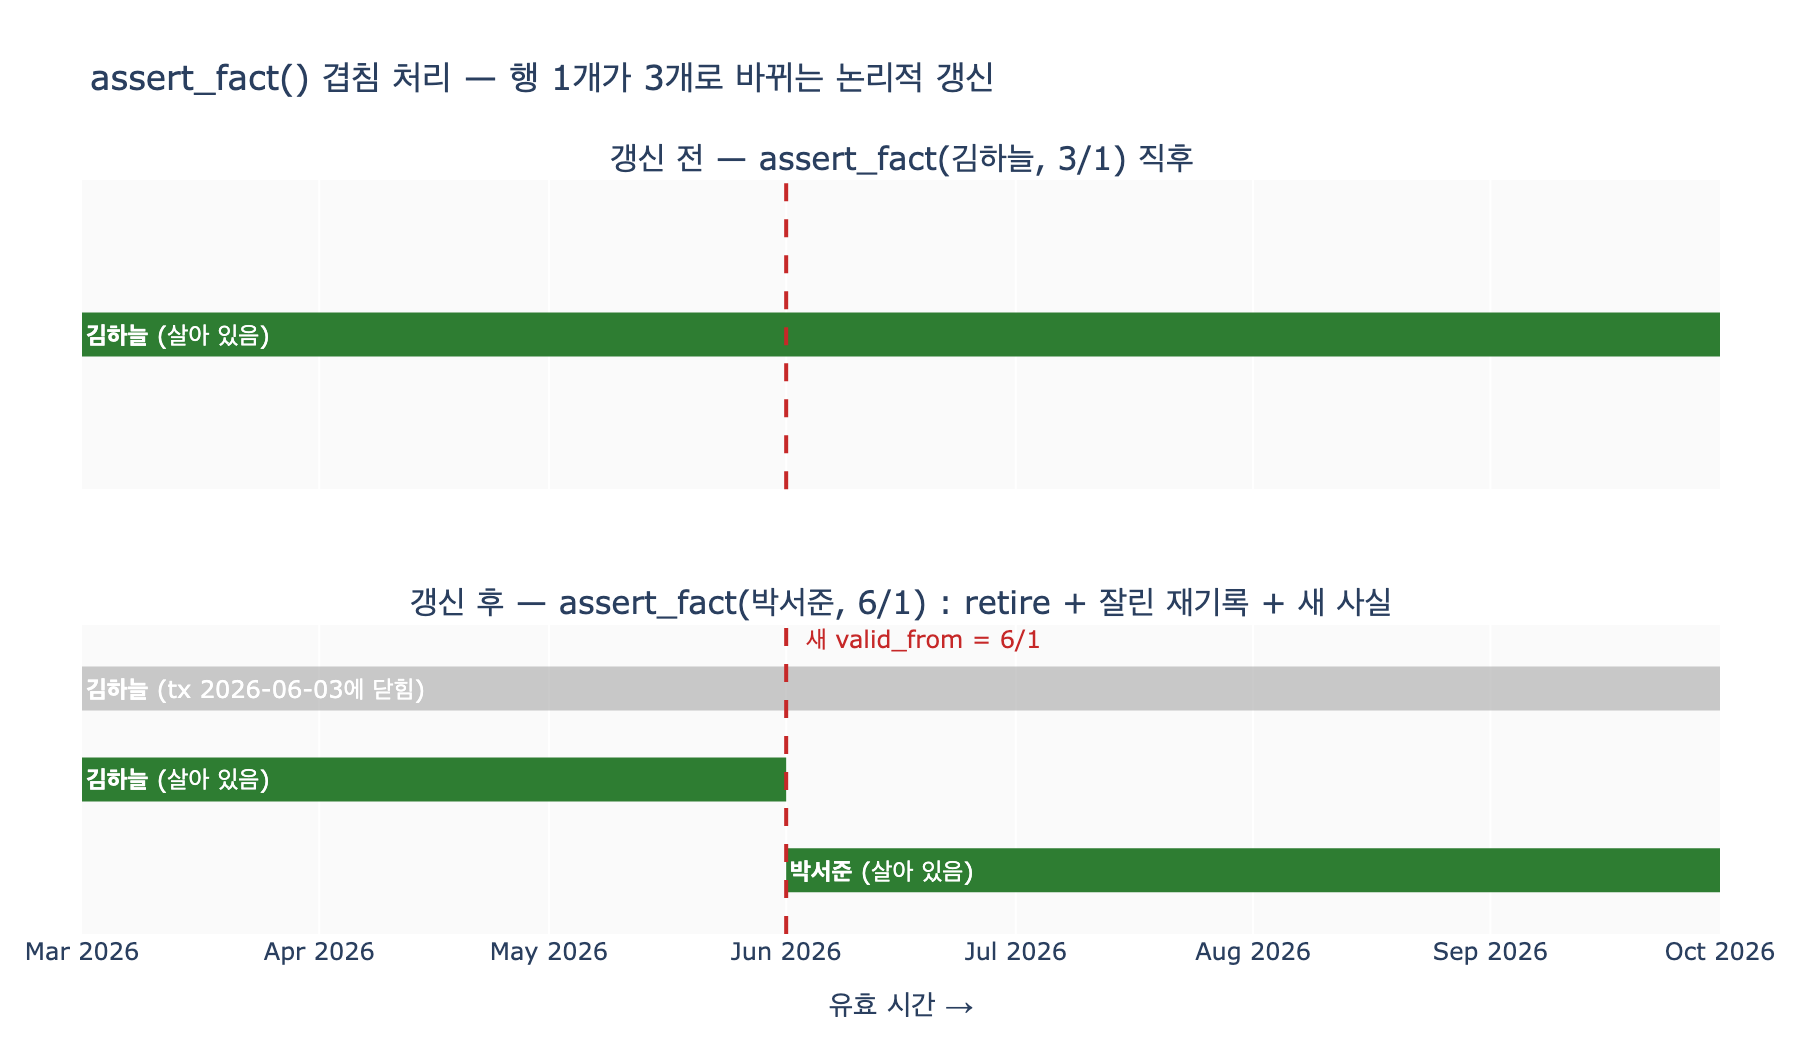

Here is the Python script that generated this plot:
# %% [markdown]
# # `assert_fact()`의 겹침 처리 — 논리적 갱신 재현
#
# 이중 시간 저장소에서 사실 하나는 시간 축 두 개를 갖는다.
#
# - **유효 시간**: $[\text{valid\_from},\ \text{valid\_to})$ — 현실에서 참인 기간
# - **기록 시간**: $[\text{tx\_from},\ \text{tx\_to})$ — 시스템이 그렇게 알고 있던 기간
#
# 새 사실의 시작이 기존 사실의 유효 기간 안쪽에 떨어지면
# ($\text{vf}_{old} < \text{vf}_{new} < \text{vt}_{old}$),
# `assert_fact()`는 UPDATE 대신 세 동작으로 **논리적 갱신**을 만든다.
#
# 1. `_retire(f, tx_at)` — 기존 기록의 `tx_to`를 닫는다 (물리 삭제 없음)
# 2. 같은 값을 잘린 유효 기간 $[\text{vf}_{old}, \text{vf}_{new})$로 재기록
# 3. 새 사실을 추가

# %%
# 필요 패키지: plotly, kaleido (시각화 셀에서만 사용. 저장소 로직은 의존성 없음)
from datetime import date

FOREVER = date(9999, 12, 31)


def _show(fig):
    try:
        from IPython import get_ipython
        if get_ipython() is not None:  # VSCode 셀/Jupyter에서만 렌더링
            fig.show()
    except ImportError:
        pass


# %% [markdown]
# ## 1. BiTemporalStore 미니 구현
#
# 책의 `bitemporal.py`에서 쓰기 경로만 그대로 가져온 축소판.

# %%
class BiTemporalStore:
    def __init__(self):
        self.facts = []  # dict: s, p, value, valid_from/to, tx_from/to

    def assert_fact(self, s, p, v, valid_from, tx_at, valid_to=FOREVER):
        """새 사실을 기록한다. 같은 (s, p)의 겹치는 기간은 유효 시간을 잘라 준다."""
        for f in self.facts:
            if (f["s"], f["p"]) != (s, p) or f["tx_to"] != FOREVER:
                continue  # 다른 사실이거나 이미 닫힌 기록은 건너뜀
            if f["valid_from"] < valid_from < f["valid_to"]:
                # 기존 사실의 유효 기간을 잘라 «논리적 갱신»을 만든다
                self._retire(f, tx_at)                      # (1) tx로 닫고
                self._append(s, p, f["value"],
                             f["valid_from"], valid_from, tx_at)  # (2) 잘라서 재기록
        self._append(s, p, v, valid_from, valid_to, tx_at)         # (3) 새 사실 추가

    def _append(self, s, p, v, vf, vt, tx):
        self.facts.append({"s": s, "p": p, "value": v,
                           "valid_from": vf, "valid_to": vt,
                           "tx_from": tx, "tx_to": FOREVER})

    def _retire(self, f, tx_at):
        f["tx_to"] = tx_at  # 물리 삭제가 아니라 기록 시간만 닫는다

    def query(self, s, p, valid_at, tx_at=None):
        out = []
        for f in self.facts:
            if (f["s"], f["p"]) != (s, p):
                continue
            if not (f["valid_from"] <= valid_at < f["valid_to"]):
                continue
            if tx_at is None:
                if f["tx_to"] != FOREVER:  # 이미 닫힌(갱신된) 기록은 뺀다
                    continue
            elif not (f["tx_from"] <= tx_at < f["tx_to"]):
                continue
            out.append(f)
        return out


def fmt(d):
    return "—" if d == FOREVER else d.isoformat()


def dump(st, title):
    print(f"\n{title}")
    print(f"    {'값':<8} {'유효':<24} {'기록'}")
    for f in st.facts:
        print(f"    {f['value']:<8} [{fmt(f['valid_from'])} ~ {fmt(f['valid_to']):<10}]"
              f"  [{fmt(f['tx_from'])} ~ {fmt(f['tx_to'])}]")


# %% [markdown]
# ## 2. 겹침 없는 첫 기록
#
# 3월 1일부터 김하늘이 담당. 우리는 4월 10일에 알았다.
# 겹치는 기존 기록이 없으니 행 하나만 생긴다.

# %%
D = date
st = BiTemporalStore()
st.assert_fact("가온테크", "담당", "김하늘", valid_from=D(2026, 3, 1), tx_at=D(2026, 4, 10))
dump(st, "assert_fact #1 후 — 행 1개")
# 출력:
# assert_fact #1 후 — 행 1개
#     값       유효                       기록
#     김하늘      [2026-03-01 ~ —         ]  [2026-04-10 ~ —]

# %% [markdown]
# ## 3. 겹치는 두 번째 기록 — 논리적 갱신 발생
#
# 6월 1일부터 박서준으로 교체(6월 3일에 알게 됨).
# 새 시작 6/1이 김하늘 기록의 유효 기간 $[3/1, \infty)$ 안쪽이므로 겹침 처리가 발동한다.
#
# 행이 1개 → 3개가 되는 것이 핵심이다:
# **닫힌 원본 + 잘린 원본 + 새 사실**. 어떤 행도 지워지지 않았다.

# %%
st.assert_fact("가온테크", "담당", "박서준", valid_from=D(2026, 6, 1), tx_at=D(2026, 6, 3))
dump(st, "assert_fact #2 후 — 행 3개 (retire + 잘린 재기록 + 새 사실)")
# 출력:
# assert_fact #2 후 — 행 3개 (retire + 잘린 재기록 + 새 사실)
#     값       유효                       기록
#     김하늘      [2026-03-01 ~ —         ]  [2026-04-10 ~ 2026-06-03]
#     김하늘      [2026-03-01 ~ 2026-06-01]  [2026-06-03 ~ —]
#     박서준      [2026-06-01 ~ —         ]  [2026-06-03 ~ —]

# %% [markdown]
# 행별 해석:
#
# | 행 | 의미 |
# |---|---|
# | 김하늘 `[3/1, —)` tx `[4/10, 6/3)` | `_retire`로 닫힌 원본. «6/3 전까지 우리가 알던 모습» |
# | 김하늘 `[3/1, 6/1)` tx `[6/3, —)` | 잘린 유효 기간으로 재기록. «김하늘은 6/1 전까지만 담당이었다» |
# | 박서준 `[6/1, —)` tx `[6/3, —)` | 새 사실 |

# %% [markdown]
# ## 4. 왜 이렇게 하나 — 네 가지 시점 질문
#
# 닫힌 원본이 남아 있어서 «그때 우리가 알던 대로»를 재현할 수 있다.

# %%
cases = [
    ("7/1 담당 (지금 아는 대로)",              D(2026, 7, 1), None),
    ("6/2에 우리는 7월 담당을 누구로 알았나",   D(2026, 7, 1), D(2026, 6, 2)),
    ("3/15 담당 (지금 아는 대로)",             D(2026, 3, 15), None),
    ("3/15에 우리는 누구로 알고 있었나",        D(2026, 3, 15), D(2026, 3, 15)),
]
for label, va, ta in cases:
    rows = st.query("가온테크", "담당", valid_at=va, tx_at=ta)
    ans = ", ".join(r["value"] for r in rows) or "모름"
    print(f"{label:<32} → {ans}")
# 출력:
# 7/1 담당 (지금 아는 대로)                → 박서준
# 6/2에 우리는 7월 담당을 누구로 알았나        → 김하늘
# 3/15 담당 (지금 아는 대로)               → 김하늘
# 3/15에 우리는 누구로 알고 있었나           → 모름

# %% [markdown]
# 두 번째 줄이 겹침 처리의 존재 이유다. `_retire`가 행을 지웠다면
# «6/2 시점의 지식»(김하늘이 계속 담당)을 재현할 수 없다.
# 네 번째 줄은 tx 축의 효과 — 3/15에는 아직 아무것도 기록되지 않았다.

# %% [markdown]
# ## 5. 시각화 — 겹침 처리 전후의 유효 기간 막대
#
# 위: 갱신 전(행 1개). 아래: 갱신 후(행 3개).
# 회색 빗금 = `_retire`로 닫힌 기록(과거 지식 전용), 초록 = 지금 아는 대로 살아 있는 기록.

# %%
import plotly.graph_objects as go
from plotly.subplots import make_subplots

X_END = D(2026, 10, 1)  # FOREVER 는 화살표 느낌으로 10월까지 그린다


def bars(fig, facts, row):
    for i, f in enumerate(facts):
        alive = f["tx_to"] == FOREVER
        vt = min(f["valid_to"], X_END)
        y = len(facts) - i
        label = (f"{f['value']}  유효 [{fmt(f['valid_from'])} ~ {fmt(f['valid_to'])}]"
                 f"  기록 [{fmt(f['tx_from'])} ~ {fmt(f['tx_to'])}]")
        fig.add_trace(go.Scatter(
            x=[f["valid_from"], vt], y=[y, y],
            mode="lines",
            line=dict(width=22, color="#2e7d32" if alive else "#9e9e9e"),
            opacity=1.0 if alive else 0.55,
            name=label, showlegend=False, hovertext=label,
        ), row=row, col=1)
        fig.add_annotation(
            x=f["valid_from"], y=y, xanchor="left", yanchor="middle",
            text=(f"<b>{f['value']}</b> " + ("(살아 있음)" if alive else f"(tx {fmt(f['tx_to'])}에 닫힘)")),
            showarrow=False, font=dict(size=12, color="white"), row=row, col=1)


fig = make_subplots(
    rows=2, cols=1, shared_xaxes=True, vertical_spacing=0.18,
    subplot_titles=("갱신 전 — assert_fact(김하늘, 3/1) 직후",
                    "갱신 후 — assert_fact(박서준, 6/1) : retire + 잘린 재기록 + 새 사실"))

st_before = BiTemporalStore()
st_before.assert_fact("가온테크", "담당", "김하늘", valid_from=D(2026, 3, 1), tx_at=D(2026, 4, 10))
bars(fig, st_before.facts, row=1)
bars(fig, st.facts, row=2)

for r in (1, 2):
    fig.add_vline(x=D(2026, 6, 1), line_dash="dash", line_color="#c62828", row=r, col=1)
fig.add_annotation(x=D(2026, 6, 1), y=3.55, text="새 valid_from = 6/1", showarrow=False,
                   xanchor="left", xshift=8,
                   font=dict(color="#c62828", size=12), row=2, col=1)

fig.update_yaxes(visible=False, range=[0.3, 1.7], row=1, col=1)
fig.update_yaxes(visible=False, range=[0.3, 3.7], row=2, col=1)
fig.update_xaxes(title_text="유효 시간 →", row=2, col=1)
fig.update_layout(
    title="assert_fact() 겹침 처리 — 행 1개가 3개로 바뀌는 논리적 갱신",
    width=900, height=520, plot_bgcolor="#fafafa", margin=dict(l=40, r=40, t=90, b=50))

_show(fig)

import os
_here = os.path.dirname(os.path.abspath(__file__)) if "__file__" in dir() else "."
fig.write_image(os.path.join(_here, "expy.png"), scale=2)
print("expy.png 저장 완료")
# 출력: expy.png 저장 완료

# %% [markdown]
# ## 정리
#
# - `assert_fact()`는 같은 $(s, p)$의 살아 있는 기록(`tx_to == FOREVER`) 중
#   새 `valid_from`이 유효 기간 안쪽에 떨어지는 것을 찾아,
#   **`_retire`로 기록 시간을 닫고**, **잘린 유효 기간 $[\text{vf}_{old}, \text{vf}_{new})$으로 재기록**한 뒤 새 사실을 추가한다.
# - 삭제·덮어쓰기가 없으므로 «그때 우리가 알던 대로»(tx 축 질의)가 항상 재현된다.
# - 이것은 만료(그때는 맞았다) 처리다. 정정(그때도 틀렸다)은 `correct()`가 맡으며,
#   잘린 재기록 없이 닫기만 한다 — 그 값은 참이었던 기간이 없기 때문이다.
